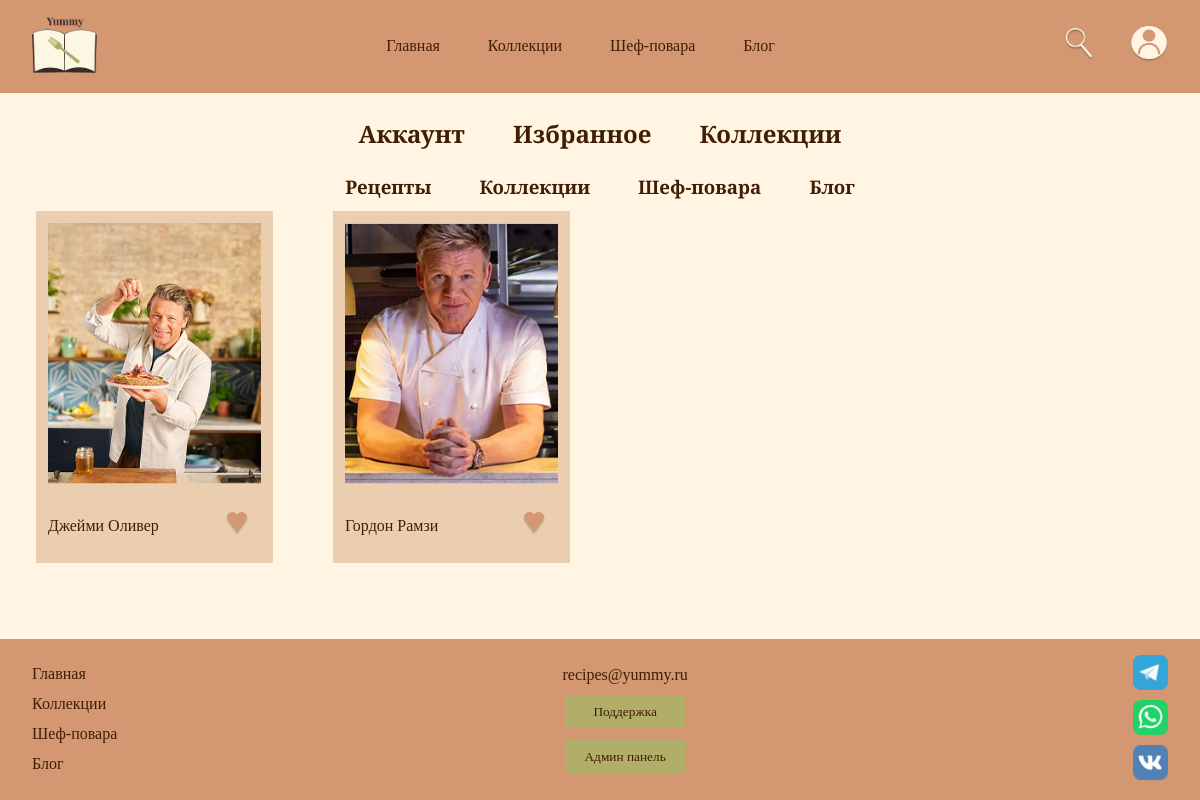
The app's page /account_favorite_chefs.php (signed in) with its own data.
### tables this page shows
CREATE TABLE `chefs` (
  `id_chefs` int(10) UNSIGNED NOT NULL,
  `name` varchar(100) NOT NULL,
  `bio` text DEFAULT NULL,
  `photo_url` varchar(255) DEFAULT NULL
);

### account_favorite_chefs.php (the view, shortened to what this page needs)
<?php
require_once 'config.php';
$userId = $_SESSION['user_id'];
$stmt = $pdo->prepare("
    SELECT c.id_chefs AS id, c.name, c.bio, c.photo_url
    FROM chefs c
    JOIN favorite_chefs fc ON c.id_chefs = fc.chef_id
    WHERE fc.user_id = ?
    ORDER BY fc.added_at DESC
");
$stmt->execute([$userId]);
$favorites = $stmt->fetchAll();
?>
<!DOCTYPE html>
<html>
<head>
    <link rel="stylesheet" type="text/css" href="style.css">
</head>
<body>
<header>
    <a href="index.php"><img src="img/logo.png" width="65vw"></a>
    <div class="header_center">
        <ul class="header_ul">
            <li class="header_ul_li"><a href="index.php">Главная</a></li>
            <li class="header_ul_li"><a href="list_collection.php">Коллекции</a></li>
            <li class="header_ul_li"><a href="chefs.php">Шеф-повара</a></li>
            <li class="header_ul_li"><a href="blog.php">Блог</a></li>
        </ul>
    </div>
    <div class="header_right">
        <a href="find.php"><img src="img/find.png" width="30vw"></a>
        <a href="account.php"><img src="img/account.png" width="38vw"></a>
    </div>
</header>
<main>
    <div class="account">
        <ul class="account_ul">
            <li class="account_ul_li"><a href="account.php"><h2>Аккаунт</h2></a></li>
            <li class="account_ul_li"><a href="account_favorite_recipe.php"><h2>Избранное</h2></a></li>
            <li class="account_ul_li"><a href="account_list_collection.php"><h2>Коллекции</h2></a></li>
        </ul>
    </div>
    <div class="account">
        <ul class="account_ul">
            <li class="account_ul_li"><a href="account_favorite_recipe.php"><h3>Рецепты</h3></a></li>
            <li class="account_ul_li"><a href="account_favorite_collection.php"><h3>Коллекции</h3></a></li>
            <li class="account_ul_li"><a href="account_favorite_chefs.php"><h3>Шеф-повара</h3></a></li>
            <li class="account_ul_li"><a href="account_favorite_blog.php"><h3>Блог</h3></a></li>
        </ul>
    </div>
    <div class="chefs">
        <?php if (empty($favorites)): ?>
            <p class="text-center-full">У вас пока нет избранных шеф-поваров.</p>
        <?php else: ?>
            <?php foreach ($favorites as $chef): ?>
                <div class="chefs_div">
                    <div class="chefs_img">
                        <a href="chef.php?id=<?= $chef['id'] ?>">
                            <img src="img/<?= htmlspecialchars($chef['photo_url'] ?: 'default_chef.jpg') ?>" class="img-responsive">
                        </a>
                    </div>
                    <div class="chefs_down">
                        <p><a href="chef.php?id=<?= $chef['id'] ?>" class="link-primary"><?= htmlspecialchars($chef['name']) ?></a></p>
                        <form class="form_btn form-inline" method="POST" action="actions.php">
                            <button type="submit" class="chefs_btn_favorite">
                                <img src="img/favorite_del.png" width="24" alt="Удалить из избранного">
                            </button>
                        </form>
                    </div>
                </div>
            <?php endforeach; ?>
        <?php endif; ?>
    </div>
</main>
<?php include 'footer.php'; ?>
</body>
</html>

### style.css (style rules this page uses)
html, body { height: 100%; }
body { background-color: #FFF5E2; display: flex; flex-direction: column; min-height: 100vh; }
main { background-color: #FFF5E2; flex: 1; }
* { margin: 0; padding: 0; }
a { text-decoration: none; color: #411D03; font-family: "Playfair Display"; }
p { color: #411D03; font-family: "Cormorant Garamond"; }
h2 { color: #411D03; text-align: center; padding: 2vw 0; font-family: "Playfair Display"; }
h3 { color: #411D03; text-align: center; padding-bottom: 1vw; font-family: "Playfair Display"; }
:root { --bg_page: #FFF5E2; --text: #411D03; --bg_input: #D6B38D; --bg_card: #EBCEAF; --bg_header_footer: #D39772; --accent: #B1AE69; }
header { background-color: #D39772; padding: 1.336vw 2.671vw; display: flex; justify-content: space-between; align-items: center; }
header ul { list-style: none; }
header a { text-decoration: none; color: #411D03; }
.header_ul { display: flex; flex-direction: row; gap: 4vw; }
.header_right { display: flex; align-items: center; gap: 3vw; }
main { background-color: #FFF5E2; }
body { background-color: #FFF5E2; }
.link-primary { color: #411D03; text-decoration: none; }
.form-inline { display: inline; }
.img-responsive { max-width: 100%; }
.chefs { display: grid; grid-template-columns: repeat(4, 1fr); align-items: center; justify-content: center; gap: 5vw; margin: 0 3vw 1vw 3vw; }
.chefs_img { text-align: center; }
.chefs_div { background-color: #EBCEAF; padding: 1vw; }
.chefs_down { display: flex; flex-direction: row; justify-content: space-between; margin-top: 1vw; align-items: center; }
.chefs_btn_favorite { border: none; background-color: #EBCEAF; }
.form_btn { display: flex; flex-direction: row; margin: 1vw 1vw; }
.account { display: flex; justify-content: center; align-items: center; }
.account ul { list-style: none; }
.account_ul { display: flex; flex-direction: row; gap: 4vw; }
.account a { text-decoration: none; color: #411D03; }

### records on screen
chefs: photo_url (picture), name "Джейми Оливер"
chefs: photo_url (picture), name "Гордон Рамзи"
